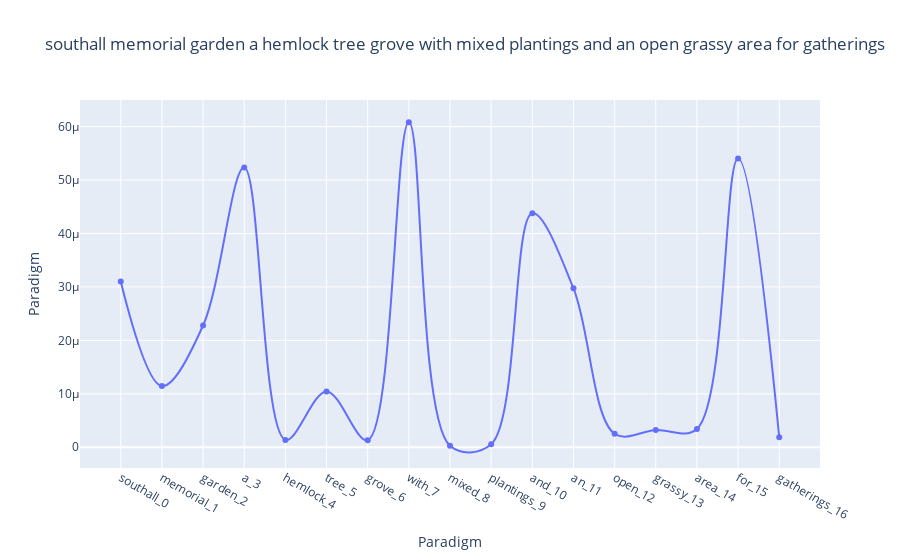

Source (notebook cell):
### Code cell
sent.type_chain.plot_scores(show_probs=False)

### Figure 1 — Plotly figure (JSON) as saved in the notebook; plotly's stock layout.template omitted (floating-point values rounded to 4 significant figures)
{"data": [{"line": {"shape": "spline"}, "mode": "lines+markers", "name": "Func. Scores", "type": "scatter", "x": ["southall_0", "memorial_1", "garden_2", "a_3", "hemlock_4", "tree_5", "grove_6", "with_7", "mixed_8", "plantings_9", "and_10", "an_11", "open_12", "grassy_13", "area_14", "for_15", "gatherings_16"], "y": [3.102e-05, 1.146e-05, 2.278e-05, 5.233e-05, 1.368e-06, 1.044e-05, 1.318e-06, 6.084e-05, 2.556e-07, 5.361e-07, 4.378e-05, 2.974e-05, 2.512e-06, 3.219e-06, 3.403e-06, 5.405e-05, 1.859e-06]}], "layout": {"title": {"text": "southall memorial garden a hemlock tree grove with mixed plantings and an open grassy area for gatherings"}, "xaxis": {"title": {"text": "Paradigm"}}, "yaxis": {"title": {"text": "Paradigm"}}}}
